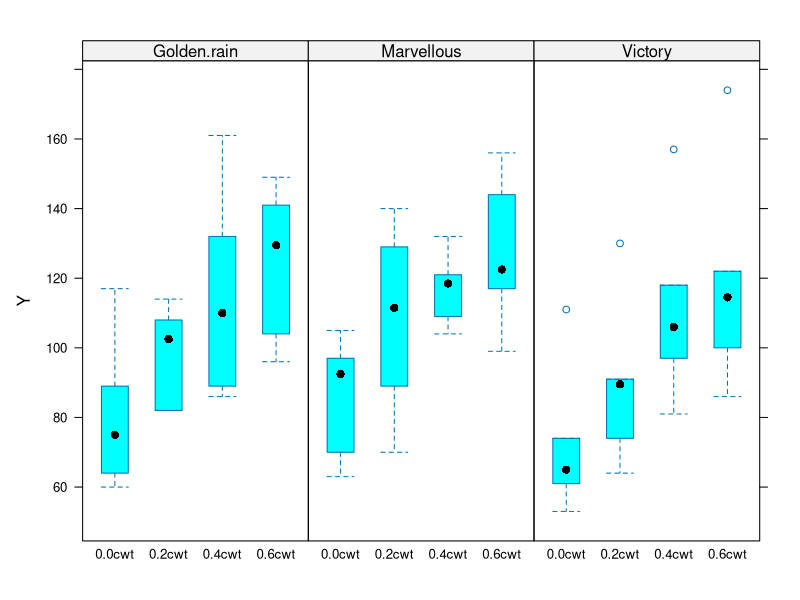

Generate this figure with R:
library(nlme)
library(MASS)
library(lattice)
# Ejemplo de parcelas divididas


data("oats")
names(oats)
?oats
summary(oats)
bwplot(Y~N|V, data=oats,layout=c(3,1),fill="cyan")

# Ajustemos el modelo
Modelo1Oats <- lme( Y ~ V*N, data = oats,  random = ~ 1 | B/V )
anova(Modelo1Oats)
summary(Modelo1Oats)

